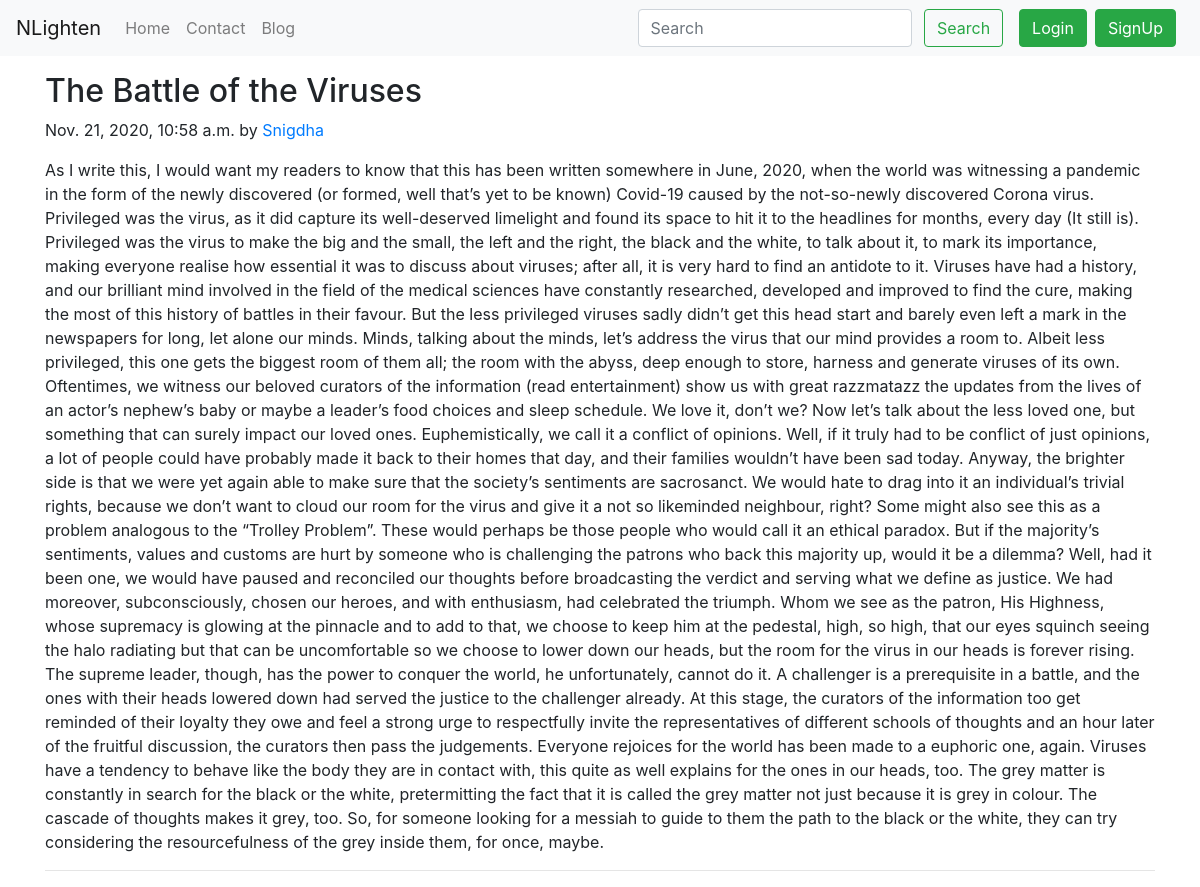
The page /blog/viruses on the database its author committed.
### blog/models.py (models this page shows, shortened)
class Post(models.Model):
    sno=models.AutoField(primary_key=True)
    title=models.CharField(max_length=255)
    author=models.CharField(max_length=14)
    slug=models.CharField(max_length=130)
    timeStamp=models.DateTimeField(blank=True)
    content=models.TextField()

### blog/views.py (the view)
# urls.py: path('<str:slug>',views.blogPost, name='blogPost'),
def blogPost(request, slug):
    post=Post.objects.filter(slug=slug).first()
    context={"post":post}
    return render(request, "blog/blogPost.html", context)

### templates/blog/blogPost.html (shortened to what this page needs)
{% extends 'base.html' %}
{% block body %}
<div class="container my-3">
<div class="blog-post">
        <h2 class="blog-post-title">{{post.title}}</h2>
        <p class="blog-post-meta">{{post.timeStamp}} by <a href="/about/">{{post.author}}</a></p>
        <p>{{post.content}}</p>
        <hr>
      </div>
      </div>
 {% endblock %}

### rows shown on the page
Post: title "The Battle of the Viruses", timeStamp "Nov. 21, 2020, 10:58 a.m.", author "Snigdha", content "As I write this, I would want my readers to know that this has been written somewhere in June, 2020, when the world was witnessing a pandemic in the form of the newly discovered (or formed, well that’s yet to be known) Covid-19 caused by the not-so-newly discovered Corona virus. Privileged was the virus, as it did capture its well-deserved limelight and found its space to hit it to the headlines for months, every day (It still is). Privileged was the virus to make the big and the small, the left and the right, the black and the white, to talk about it, to mark its importance, making everyone realise how essential it was to discuss about viruses; after all, it is very hard to find an…"
